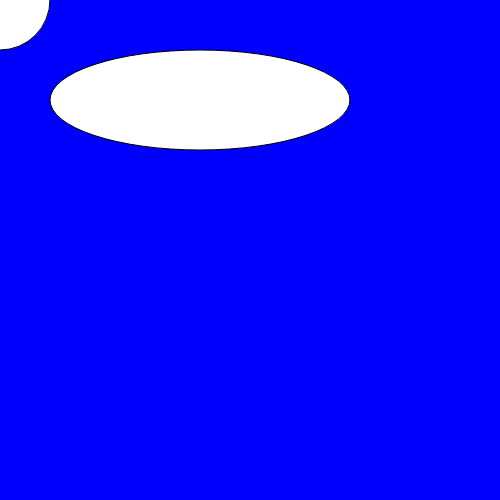
Frame 1 (no input)
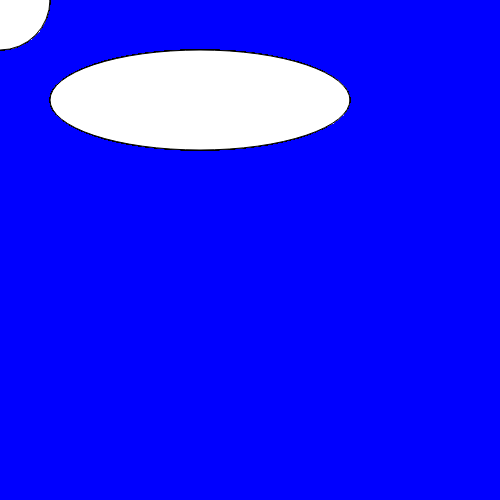
Frame 60 (no input)
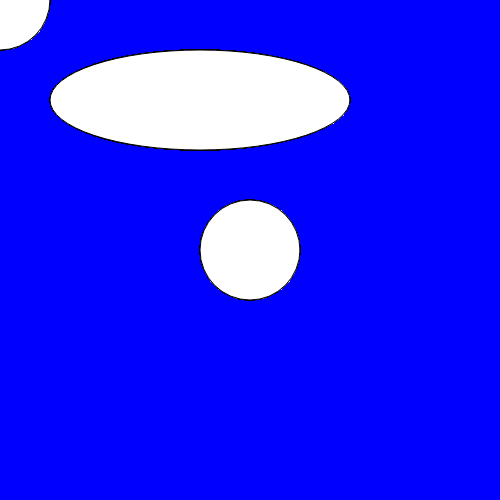
Frame 120 (the mouse pressed at the canvas centre since frame 60)

The p5.js sketch that drew these frames (run headless with seeded random() and noise() and a simulated clock; from frame 60 on, the mouse is pressed at the canvas centre):

// p5.js sketch
// ── sketch.js
function setup() {
  createCanvas(500, 500);
  background(0, 0, 255);
}

function draw() {
  ellipse(200, 100, 300, 100);
  ellipse(mouseX, mouseY, 100, 100);
}
